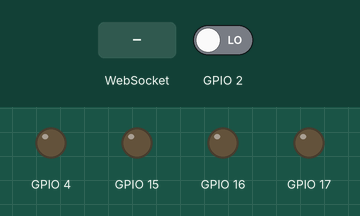
Simulated run of this sketch. Board: ESP32. On the bench: output pins drawn as LEDs (lit = HIGH). Inputs (shaded band) come from the test bench; at power-on: GPIO 2 LOW. WiFi joins after 1.5 s; servers stay silent unless stated; a WiFi scan finds three made-up networks; storage starts empty; what the sketch prints to the serial monitor is not drawn.

Above: at 6.1 s.
6.2 s: WebSocket text "/" received
At 6.54 s:
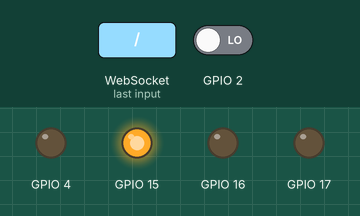
9.2 s: GPIO 2 driven HIGH
10.7 s: GPIO 2 driven LOW
At 11.19 s:
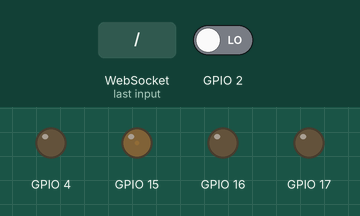
13.7 s: WebSocket text "guiData:" received
At 15.2 s:
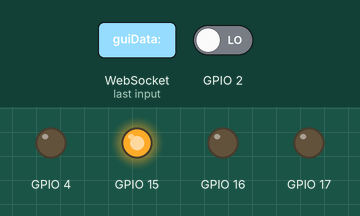
Timing chart, 0 to 16.7 s (numbered marks = the images above; inputs shaded):
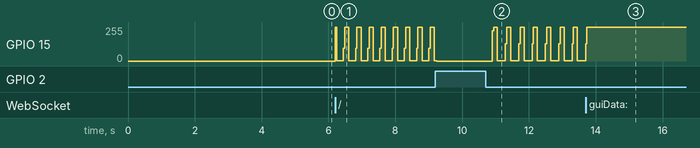

Measured:
- after the input at 6.2 s, GPIO 15: 0/255 → 255/255 at once, then repeats every 0.36 s: 1/255 0.20 s, 95/255 0.04 s, 255/255 0.12 s
- after the input at 10.7 s, GPIO 15: 0/255 → 228/255 after 0.21 s, then repeats every 0.38 s: 255/255 0.10 s, 1/255 0.24 s, 130/255 0.04 s
- after the input at 13.7 s, GPIO 15: goes on until 13.7 s, then stays 255/255

The sketch:

SimpleBCI1256.ino
```cpp
#include "SimpleESP32servers.h"
#include "ADS1256.h"
#include <ArduinoJson.h>
//==============================================
// Global Variables
//==============================================

SimpleESP32servers simpleESP32servers;
//ADS1256(int CLK,int CS,int READY, int SYNC, int RESET,int spiSpeed, String chipId);
ADS1256 aDS1256(17,15,2,4,16,1700000, "chip2");
StaticJsonDocument<400> doc;

//==============================================
// Functions
//==============================================
void customHandleWebSocketsText(uint8_t * payload) {
  String message = String( (char *)payload );

  if ( message.startsWith("guiData:")) {
    deserializeJson(doc, (char *)(payload + strlen("guiData:")));
    int sampleInterval = doc["sampleInterval"];
    int memSize = doc["memSize"];
    aDS1256.setAll(sampleInterval, memSize);
  }
}

void ADS1256WantsToBroadcastTXT(String message) {
  simpleESP32servers.broadcastTXT(message);
  Serial.println(message);
}

void setup() {
  simpleESP32servers.startWiFiAndServers("网络存在风险","940055940505QWE");
}

void loop() {
  simpleESP32servers.runRoutine();
  if(simpleESP32servers.isConnected) aDS1256.runRoutineBlocking();
}
```

ADS1256.cpp
```cpp
#include "ADS1256.h"

ADS1256::ADS1256(
  int CLK,int CS,int READY, int SYNC, int RESET,
  int spiSpeed, String chipId){

  setAll(1000,100);
  clk=CLK;cs=CS;dtReady=READY;sync=SYNC;reset=RESET;
  this->spiSpeed=spiSpeed; this->chipId=chipId;
  ledcSetup(0,7680000,1);//channel,frequency,resolution
  ledcAttachPin(clk,0);//pin,channel
  ledcWrite(0,1); delay(1); //channel,dutyCycle
  pinMode(cs,OUTPUT); digitalWrite(cs,LOW);
  pinMode(dtReady,INPUT);
  pinMode(sync,OUTPUT); digitalWrite(sync,HIGH);
  pinMode(reset,OUTPUT); digitalWrite(reset,LOW);
  delay(1); digitalWrite(reset,HIGH);
  spi=new SPIClass(VSPI);
  spi->begin();
  while(digitalRead(dtReady)){/*wait til LOW*/}
  spi->beginTransaction(SPISettings(spiSpeed,MSBFIRST,SPI_MODE1));
  digitalWrite(cs,LOW); delayMicroseconds(100);
  spi->transfer(0xFE); delay(5); //Reset to Power-Up Values

  byte status_reg=0x00,status_data=0x01;
  spi->transfer(0x50|status_reg);
  spi->transfer(0x00); spi->transfer(status_data);
  delayMicroseconds(100);
  byte adCtrl_reg=0x02,adCtrl_data=0x00;
  spi->transfer(0x50|adCtrl_reg);
  spi->transfer(0x00); spi->transfer(adCtrl_data);
  delayMicroseconds(100);
  byte dtRate_reg=0x03,dtRate_data=0xF0;
  spi->transfer(0x50|dtRate_reg);
  spi->transfer(0x00); spi->transfer(dtRate_data);
  delayMicroseconds(100);
  // Perform Offset and Gain Self-Calibration (F0h)
  spi->transfer(0xF0); delay(400);
  digitalWrite(cs,HIGH); spi->endTransaction();
}

void ADS1256::adcRead(int n){
  spi->beginTransaction(SPISettings(spiSpeed,MSBFIRST,SPI_MODE1));
  digitalWrite(cs,LOW); delayMicroseconds(2);
  for(int ch=0;ch<8;ch++){
    while(digitalRead(dtReady)){}
    spi->transfer(0x50|0x01); spi->transfer(0x00);
    spi->transfer(channels[ch]); delayMicroseconds(2);
    spi->transfer(0xFC); delayMicroseconds(2);
    spi->transfer(0x00); delayMicroseconds(250);
    spi->transfer(0x01); delayMicroseconds(5);
    long x;
    x=spi->transfer(0);  x<<=8;
    x|=spi->transfer(0); x<<=8;
    x|=spi->transfer(0); delayMicroseconds(2);
    if(x>0x7fffff) x-=16777216; //2's complement
    adcRaws[ch][n]=x;
  }
  digitalWrite(cs,HIGH); spi->endTransaction();
  /*Serial.print("time:"); Serial.println(sampleTimeAxis[n]);
  for(int ch=0;ch<8;ch++){
    Serial.print(adcRaws[ch][n]); Serial.print("\t");
  }
  Serial.println();*/
}

void ADS1256::setAll(int sampleInterval,int memSize){
  this->sampleInterval=sampleInterval;
  this->memSize=memSize;
  for(int i=0;i<memSize;i++){
    sampleTimeAxis[i]=i*sampleInterval;
  }
}

void ADS1256::runRoutineBlocking(){
  int n=0; unsigned long startTimeMicros=micros();
  while(n<memSize){
    if(micros()-startTimeMicros>sampleTimeAxis[n]){
      adcRead(n); n++;
    }
  }
  send();
}

//"{\"chip2\":[[1,2,3],[4,5,6]]}"
void ADS1256::send(){
  String message=String("{\"")+chipId+"\":[";
  for(int ch=0;ch<8;ch++){
    message+="[";
    for(int n=0;n<memSize;n++){
      message+=String(adcRaws[ch][n]);
      if(n!=memSize-1) message+=","; else message+="]";
    }
    if(ch!=7) message+=","; else message+="]";
  }
  ADS1256WantsToBroadcastTXT(message+"}");
}
```

ADS1256.h
```cpp
#ifndef ADS1256_h
#define ADS1256_h

#include <Arduino.h>
#include <SPI.h>

void ADS1256WantsToBroadcastTXT(String message);

class ADS1256{
private:
  int sampleInterval,memSize;
  unsigned long sampleTimeAxis[2000];

  uint8_t clk,cs,dtReady,sync,reset; //pins
  uint32_t spiSpeed; String chipId;
  SPIClass* spi;
  long adcRaws[8][2000];
  byte channels[8]={0x08,0x18,0x28,0x38,0x48,0x58,0x68,0x78};
  void adcRead(int n);
  void send(); void sendJson();
public:
  ADS1256(
    int CLK,int CS,int READY, int SYNC, int RESET,
    int spiSpeed, String chipId);
  void setAll(
    int sampleInterval, int memSize);
  void runRoutineBlocking();
};

#endif
```

SimpleAnalogRead.cpp
```cpp
#include "SimpleAnalogRead.h"

SimpleAnalogRead::SimpleAnalogRead(){
    setAll(100,34,1000);
}

void SimpleAnalogRead::setAll(
  int sampleInterval,int pin, int memSize){

  alreadyRead=false;
  address=0;
  this->sampleInterval=sampleInterval;
  this->pin=pin;
  this->memSize=memSize;
  messagePrefix= String("analogRead:{")
    +"\"pin\":"+String(pin)
    +",\"values\":[";
  for(int i=0;i<memSize;i++){
    sampleTimeAxis[i]=i*sampleInterval;
  }
}

void SimpleAnalogRead::runRoutineBlocking(){
  int n=0; unsigned long startTimeMicros=micros();
  while(n<memSize){
    if(micros()-startTimeMicros>sampleTimeAxis[n]){
      myBuffer[n]=analogRead(pin);
      n++;
    }
  }
  send();
}

void SimpleAnalogRead::send(){
  String message=messagePrefix;
  for(int i=0;i<memSize-1;i++){
    message+=(String(myBuffer[i])+",");
  }
  message+=(String(myBuffer[memSize-1])+"]}");
  analogReadWantsToBroadcastTXT(message);
}

/*
void SimpleAnalogRead::runRoutine(){
  int reminder = micros()%sampleInterval;
  if( reminder<tolerance && !alreadyRead ){
    read(); alreadyRead = true;
  }
  else if(reminder>tolerance){
    alreadyRead = false;
  }
}

void SimpleAnalogRead::read(){
  myBuffer[address]=analogRead(pin);
  if(address==memSize-1){
    send();
    address=0;
  }
  else address++;
}
*/
```

SimpleAnalogRead.h
```cpp
#ifndef SimpleAnalogRead_h
#define SimpleAnalogRead_h

#include <Arduino.h>

void analogReadWantsToBroadcastTXT(String message);

class SimpleAnalogRead{
private:
  int sampleInterval;
  int pin, memSize;
  bool alreadyRead;
  int address;
  int myBuffer[2000];
  unsigned long sampleTimeAxis[2000];
  String messagePrefix;

  void send();
  //void read();
public:
  SimpleAnalogRead();
  void setAll(
    int sampleInterval, int pin, int memSize);
  void runRoutineBlocking();
  //void runRoutine();
};

#endif
```

SimpleESP32servers.cpp
```cpp
/*
  SimpleESP32servers.cpp
  - Wrap up **WebServer** and **WebSocketsServer** codes for ESP32.
  Created by Tesla Cat (Ding Ruiqi), Sept 11, 2019.
  This code is private and commercial use is not allowed.
*/

#include "SimpleESP32servers.h"

//////////////////// Begin Methods Definition //////////////

SimpleESP32servers::SimpleESP32servers() {
    isConnected=false;
}

void SimpleESP32servers::startWiFiAndServers(
        const char *WiFiID,
        const char *WiFiPassword) {
    Serial.begin(115200); delay(10);

    SPIFFS.begin();

    int numberOfNetworks = WiFi.scanNetworks();
    for(int i=0; i<numberOfNetworks;i++) Serial.println(WiFi.SSID(i));
    WiFi.softAP("ESP32","12345678");
    WiFi.begin(WiFiID,WiFiPassword);
    while(1){
      if(WiFi.softAPgetStationNum()) {Serial.println("AP");break;}
      if(WiFi.status()==WL_CONNECTED) {Serial.println("STA");break;}
      Serial.println(WiFi.status());
      delay(500);
    }
    Serial.println(WiFi.localIP());

    webServer = new WebServer(80);
    webServer->on("/FileUpload.html",
                  HTTP_POST,
                  [this](){ webServer->send(200,"text/plain","");},
                  [this](){ handleFileUpload();});
    webServer->onNotFound(
            [this]() {
                if (!handleFileRead(webServer->uri()))
                    webServer->send(404,"text/plain","404");
            });
    webServer->begin();

    webSocketsServer = new WebSocketsServer(81);
    webSocketsServer->begin();
    webSocketsServer->onEvent(
            [this](uint8_t num, WStype_t type, uint8_t *payload, size_t length){
                handleWebSocketsEvent(num,type,payload,length);
            });

    delay(1000);
}

void SimpleESP32servers::runRoutine() {
    webServer->handleClient();
    webSocketsServer->loop();
}

void SimpleESP32servers::handleFileUpload() {
    //Serial.println("handleFileUpload");
    File uploadFile;
    HTTPUpload& upload = webServer->upload();
    String myPath;
    if(upload.status == UPLOAD_FILE_START){
        myPath = upload.filename;
        if(!myPath.startsWith("/")) myPath="/"+myPath;
        if(!myPath.endsWith(".gz") && SPIFFS.exists(myPath+".gz"))
            SPIFFS.remove(myPath+".gz");
        uploadFile = SPIFFS.open(myPath,"w");
    }
    else if(upload.status == UPLOAD_FILE_WRITE){
        if(uploadFile) uploadFile.write(upload.buf, upload.currentSize);
    }
    else if(upload.status == UPLOAD_FILE_END){
        if(uploadFile) uploadFile.close();
        else webServer->send(500,"text/plain","500: Can't Write File");
    }
}

bool SimpleESP32servers::handleFileRead(String myPath) {
    //Serial.println("handleFileRead: "+myPath);
    if(myPath.endsWith("/")) myPath+="index.html";
    if(SPIFFS.exists(myPath)){
        File file = SPIFFS.open(myPath,"r");
        String type;
        if(myPath.endsWith(".html"))     type = "text/html";
        else if(myPath.endsWith(".css")) type = "text/css";
        else if(myPath.endsWith(".js"))  type = "application/javascript";
        else if(myPath.endsWith(".gz"))  type = "application/x-gzip";
        else                             type = "text/plain";
        webServer->streamFile(file, type );
        file.close();
        return true;
    }
    return false;
}

void SimpleESP32servers::handleWebSocketsEvent(uint8_t num,
                                             WStype_t type,
                                             uint8_t *payload,
                                             size_t length) {
    //Serial.println("handleWebSocketsEvent");
    switch (type){
        case WStype_DISCONNECTED:{
           isConnected=false;
        }break;
        case WStype_CONNECTED:{
            isConnected=true;
            IPAddress ip = webSocketsServer->remoteIP(num);
            //Serial.printf("[%u] Connected from %d.%d.%d.%d url:%s\n",
            //              num,ip[0],ip[1],ip[2],ip[3],payload);
        }break;
        case WStype_TEXT:
            customHandleWebSocketsText(payload);
            break;
    }
}

void SimpleESP32servers::handleWebSocketsText(uint8_t *payload) {
    String message = String( (char *)payload );
    //Serial.println("handleWebSocketsText: "+message);
}

void SimpleESP32servers::broadcastTXT(String text){
    webSocketsServer->broadcastTXT(text);
}

//////////////////// End Methods Definition //////////////
```

SimpleESP32servers.h
```cpp
/*
  SimpleESP32servers.h
  - Wrap up **WebServer** and **WebSocketsServer** codes for ESP32.
  Created by Tesla Cat (Ding Ruiqi), Sept 11, 2019.
  This code is private and commercial use is not allowed.
*/
#ifndef SimpleESP32servers_h
#define SimpleESP32servers_h

//////////////////// Begin Class Definition //////////////
#include <WiFi.h>
#include <WebServer.h>
#include <WebSocketsServer.h>
//#include <ArduinoJson.h>
#include <FS.h>
#include <SPIFFS.h>

void customHandleWebSocketsText(uint8_t *payload);

class SimpleESP32servers{
private:
    WebServer *webServer;
    WebSocketsServer *webSocketsServer;

    void handleFileUpload();
    bool handleFileRead(String myPath);
    void handleWebSocketsEvent(uint8_t num,
                               WStype_t type,
                               uint8_t * payload,
                               size_t length);
    void handleWebSocketsText(uint8_t * payload);

public:
    bool isConnected;

    SimpleESP32servers();
    void startWiFiAndServers(
            const char* WiFiID,
            const char* WiFiPassword);
    void runRoutine();
    void broadcastTXT(String text);
};
//////////////////// End Class Definition //////////////

#endif
```

SimpleAnalogRead.cpp
```cpp
#include "SimpleAnalogRead.h"

SimpleAnalogRead::SimpleAnalogRead(){
    setAll(100,34,1000);
}

void SimpleAnalogRead::setAll(
  int sampleInterval,int pin, int memSize){

  alreadyRead=false;
  address=0;
  this->sampleInterval=sampleInterval;
  this->pin=pin;
  this->memSize=memSize;
  messagePrefix= String("analogRead:{")
    +"\"pin\":"+String(pin)
    +",\"values\":[";
  for(int i=0;i<memSize;i++){
    sampleTimeAxis[i]=i*sampleInterval;
  }
}

void SimpleAnalogRead::runRoutineBlocking(){
  int n=0; unsigned long startTimeMicros=micros();
  while(n<memSize){
    if(micros()-startTimeMicros>sampleTimeAxis[n]){
      myBuffer[n]=analogRead(pin);
      n++;
    }
  }
  send();
}

void SimpleAnalogRead::send(){
  String message=messagePrefix;
  for(int i=0;i<memSize-1;i++){
    message+=(String(myBuffer[i])+",");
  }
  message+=(String(myBuffer[memSize-1])+"]}");
  analogReadWantsToBroadcastTXT(message);
}

/*
void SimpleAnalogRead::runRoutine(){
  int reminder = micros()%sampleInterval;
  if( reminder<tolerance && !alreadyRead ){
    read(); alreadyRead = true;
  }
  else if(reminder>tolerance){
    alreadyRead = false;
  }
}

void SimpleAnalogRead::read(){
  myBuffer[address]=analogRead(pin);
  if(address==memSize-1){
    send();
    address=0;
  }
  else address++;
}
*/
```

SimpleAnalogRead.h
```cpp
#ifndef SimpleAnalogRead_h
#define SimpleAnalogRead_h

#include <Arduino.h>

void analogReadWantsToBroadcastTXT(String message);

class SimpleAnalogRead{
private:
  int sampleInterval;
  int pin, memSize;
  bool alreadyRead;
  int address;
  int myBuffer[2000];
  unsigned long sampleTimeAxis[2000];
  String messagePrefix;

  void send();
  //void read();
public:
  SimpleAnalogRead();
  void setAll(
    int sampleInterval, int pin, int memSize);
  void runRoutineBlocking();
  //void runRoutine();
};

#endif
```
